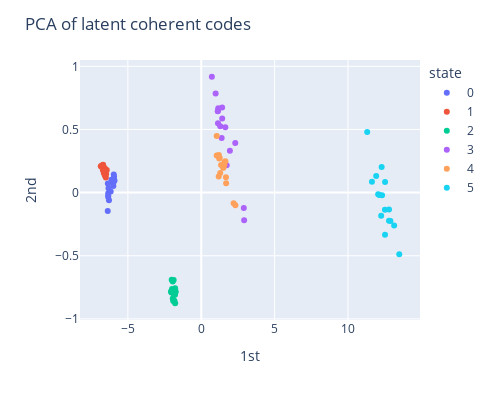

Notebook source saved alongside this figure:
### Code cell
pca = PCA(n_components=2)
Cs=C_reshaped
pca_C = pca.fit_transform(Cs)
df = pd.DataFrame(pca_C, columns = ['1st','2nd'])
tem = pd.DataFrame(MRA_test.states,columns=['state']).astype('object')
df = pd.concat([df,tem],axis=1)
df = df.sort_values(by=['state'])
fig = px.scatter(df, x='1st', y='2nd', color='state')
fig.update_layout(width=500, height=400, title="PCA of latent coherent codes")
fig.show()

### Figure 1 — Plotly figure (JSON) as saved in the notebook; plotly's stock layout.template omitted (floating-point values rounded to 4 significant figures)
{"data": [{"hovertemplate": "state=0<br>1st=%{x}<br>2nd=%{y}<extra></extra>", "legendgroup": "0", "marker": {"color": "#636efa", "symbol": "circle"}, "mode": "markers", "name": "0", "orientation": "v", "showlegend": true, "type": "scatter", "x": [-6.373, -6.104, -6.341, -5.918, -5.933, -6.015, -5.964, -6.172, -5.944, -6.29, -6.337, -6.32, -5.989, -5.962, -6.367, -6.339, -6.12], "xaxis": "x", "y": [-0.1459, 0.08174, -0.03466, 0.09691, 0.09527, 0.07284, 0.08585, 0.009502, 0.1249, -0.06006, -0.005476, 0.03445, 0.05158, 0.143, 0.07253, -0.02271, 0.102], "yaxis": "y"}, {"hovertemplate": "state=1<br>1st=%{x}<br>2nd=%{y}<extra></extra>", "legendgroup": "1", "marker": {"color": "#EF553B", "symbol": "circle"}, "mode": "markers", "name": "1", "orientation": "v", "showlegend": true, "type": "scatter", "x": [-6.505, -6.482, -6.577, -6.689, -6.569, -6.636, -6.774, -6.44, -6.629, -6.85, -6.542, -6.58, -6.644, -6.533, -6.702, -6.715, -6.629], "xaxis": "x", "y": [0.1201, 0.1471, 0.1657, 0.2213, 0.1359, 0.1694, 0.2142, 0.18, 0.1806, 0.2081, 0.1781, 0.1944, 0.1556, 0.1726, 0.1795, 0.1864, 0.173], "yaxis": "y"}, {"hovertemplate": "state=2<br>1st=%{x}<br>2nd=%{y}<extra></extra>", "legendgroup": "2", "marker": {"color": "#00cc96", "symbol": "circle"}, "mode": "markers", "name": "2", "orientation": "v", "showlegend": true, "type": "scatter", "x": [-2.033, -1.787, -1.883, -1.78, -1.978, -1.942, -1.779, -1.945, -2.063, -1.881, -1.909, -2.014, -1.737, -1.83, -1.994, -1.889, -1.807], "xaxis": "x", "y": [-0.7907, -0.808, -0.7913, -0.7579, -0.7875, -0.8381, -0.876, -0.7037, -0.784, -0.692, -0.8581, -0.6904, -0.7847, -0.8569, -0.7641, -0.7987, -0.7928], "yaxis": "y"}, {"hovertemplate": "state=3<br>1st=%{x}<br>2nd=%{y}<extra></extra>", "legendgroup": "3", "marker": {"color": "#ab63fa", "symbol": "circle"}, "mode": "markers", "name": "3", "orientation": "v", "showlegend": true, "type": "scatter", "x": [2.318, 1.294, 1.158, 1.733, 1.952, 1.391, 0.9798, 1.134, 2.9, 1.428, 1.424, 2.923, 0.7241, 1.642, 1.126, 1.139], "xaxis": "x", "y": [0.3938, 0.5249, 0.6678, 0.2168, 0.3313, 0.4319, 0.7842, 0.647, -0.1226, 0.5867, 0.6735, -0.2195, 0.9174, 0.5183, 0.6451, 0.5492], "yaxis": "y"}, {"hovertemplate": "state=4<br>1st=%{x}<br>2nd=%{y}<extra></extra>", "legendgroup": "4", "marker": {"color": "#FFA15A", "symbol": "circle"}, "mode": "markers", "name": "4", "orientation": "v", "showlegend": true, "type": "scatter", "x": [1.261, 1.222, 1.05, 1.188, 1.582, 1.502, 1.645, 2.206, 1.294, 1.503, 1.198, 1.684, 1.055, 1.349, 1.567, 1.696, 2.328], "xaxis": "x", "y": [0.2734, 0.2702, 0.2936, 0.1272, 0.2398, 0.1981, 0.2477, -0.08494, 0.1551, 0.1974, 0.2984, 0.1225, 0.4478, 0.2178, 0.2172, 0.07389, -0.09947], "yaxis": "y"}, {"hovertemplate": "state=5<br>1st=%{x}<br>2nd=%{y}<extra></extra>", "legendgroup": "5", "marker": {"color": "#19d3f3", "symbol": "circle"}, "mode": "markers", "name": "5", "orientation": "v", "showlegend": true, "type": "scatter", "x": [12.26, 11.63, 12.06, 12.53, 13.15, 12.32, 11.92, 12.8, 12.13, 12.8, 11.31, 12.89, 12.53, 13.5, 12.52, 12.29], "xaxis": "x", "y": [-0.1826, 0.08587, -0.01382, 0.08324, -0.2603, -0.02068, 0.132, -0.2229, -0.01876, -0.1339, 0.4804, -0.2246, -0.3345, -0.4872, -0.1358, 0.2032], "yaxis": "y"}], "layout": {"height": 400, "legend": {"title": {"text": "state"}, "tracegroupgap": 0}, "margin": {"t": 60}, "title": {"text": "PCA of latent coherent codes"}, "width": 500, "xaxis": {"anchor": "y", "autorange": true, "domain": [0, 1], "range": [-8.264, 14.91], "title": {"text": "1st"}, "type": "linear"}, "yaxis": {"anchor": "x", "autorange": true, "domain": [0, 1], "range": [-1.009, 1.05], "title": {"text": "2nd"}, "type": "linear"}}}
